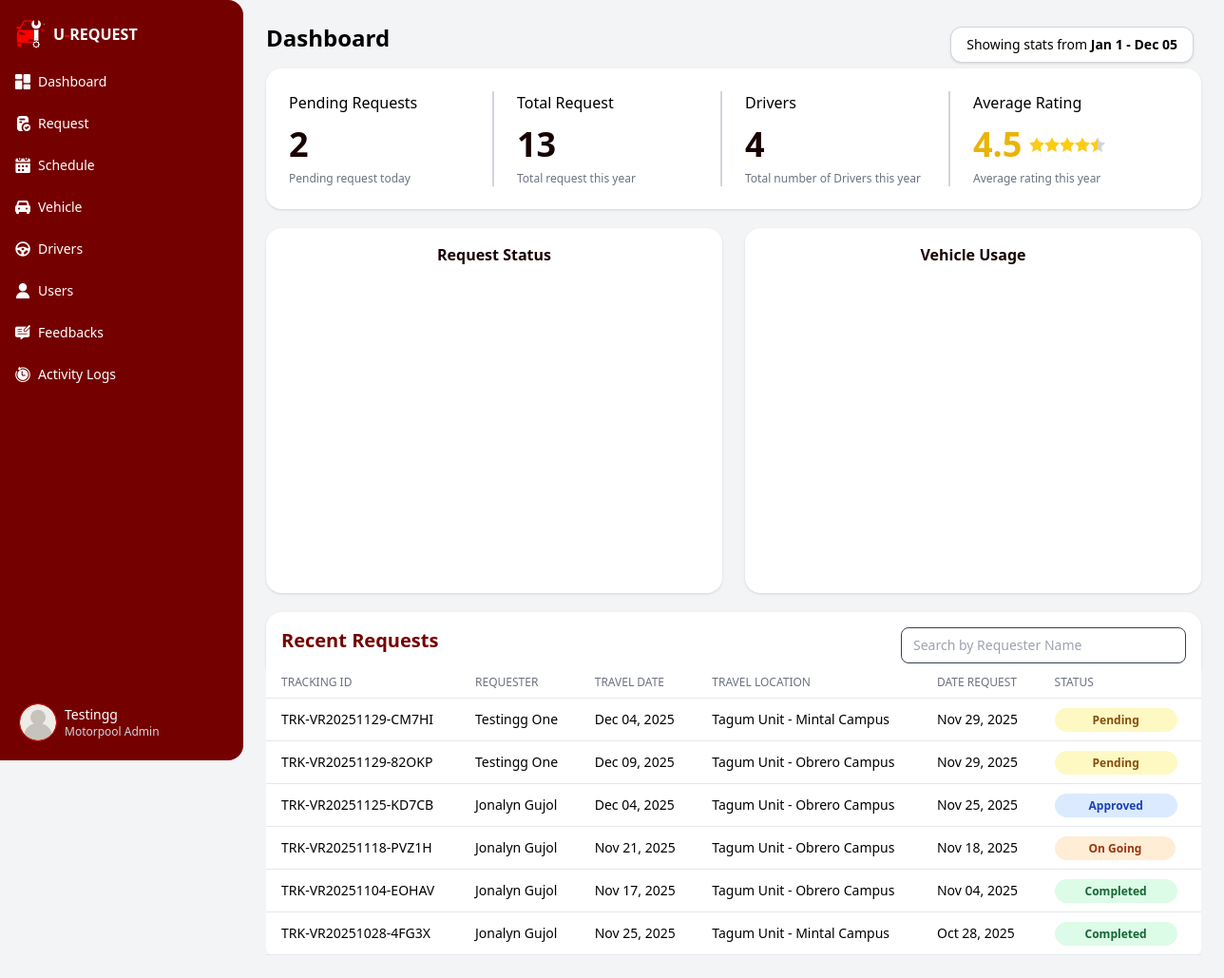
/app/modules/motorpool_admin/views/dashboard.php (signed in), run on the app's committed database.
### tables this page shows
CREATE TABLE `vehicle_request` (
  `control_no` int(11) NOT NULL AUTO_INCREMENT,
  `req_id` int(10) unsigned DEFAULT NULL,
  `date_request` datetime DEFAULT NULL,
  `tracking_id` varchar(50) DEFAULT NULL,
  `trip_purpose` varchar(100) DEFAULT NULL,
  `travel_destination` varchar(255) DEFAULT NULL,
  `travel_date` date DEFAULT NULL,
  `return_date` date DEFAULT NULL,
  `departure_time` time DEFAULT NULL,
  `return_time` time DEFAULT NULL,
  PRIMARY KEY (`control_no`),
  KEY `fk_vehicle_request_requester` (`req_id`),
  KEY `idx_tracking_id` (`tracking_id`),
  CONSTRAINT `fk_vehicle_request_requester` FOREIGN KEY (`req_id`) REFERENCES `requester` (`req_id`) ON DELETE SET NULL ON UPDATE CASCADE
);

### app/core/BaseModel.php (called while the page is built, shortened)
<?php
class BaseModel {
    protected $host = 'localhost';
    protected $user = 'root';
    protected $pass = '';
    protected $name = 'u_request';
    private function connect() {
        $this->db = @new mysqli($this->host, $this->user, $this->pass, $this->name);
    }
}

### app/controllers/DashboardController.php (called while the page is built, shortened)
<?php
require_once __DIR__ . '/../models/DashboardModel.php';
class DashboardController {
    private $model;
    public function __construct() {
        $this->model = new DashboardModel();
    }
    public function getDashboardData($year) {
        $summary = $this->model->getSummary($year);
        $monthly = $this->model->getMonthlyRequests($year);
        $data['summary'] = [
            'total_rrequests'   => $summary['total_rrequests'] ?? 0,
            'total_vrequests'   => $summary['total_vrequests'] ?? 0,
            'totalgPersonnel'   => $summary['totalgPersonnel'] ?? 0,
            'totalDrivers'      => $summary['totalDrivers'] ?? 0,
            'total_vrequests_p' => $summary['total_vrequests_p'] ?? 0,
            'total_user'        => $summary['total_user'] ?? 0,
            'total_admin'       => $summary['total_admin'] ?? 0,
            'total_pending'     => $summary['total_pending'] ?? 0,
            'total_requests'    => $summary['total_requests'] ?? 0
        ];
        $data['monthly'] = $monthly;
        return $data;
    }
}

### app/models/DashboardModel.php (called while the page is built, shortened)
<?php
require_once __DIR__ . '/../core/BaseModel.php';
class DashboardModel extends BaseModel  {
    public function getSummary($year) {
        $sql = "
            SELECT
                (
                    (SELECT COUNT(*) FROM request WHERE YEAR(request_date) = ?)
                ) AS total_rrequests,
                (
                    (SELECT COUNT(*) FROM vehicle_request WHERE YEAR(date_request) = ?)
                ) AS total_vrequests,
                (
                    (SELECT COUNT(*) FROM gsu_personnel)
                ) AS totalgPersonnel,
                (
                    (SELECT COUNT(*) FROM requester)
                ) AS total_user,
                (
                    (SELECT COUNT(*) FROM administrator)
                ) AS total_admin,
                (
                   SELECT COUNT(*) FROM vw_requests WHERE req_status IN ('To Inspect', 'In Progress')
                ) AS total_pending,
                (
                   SELECT COUNT(*) FROM driver
                ) AS totalDrivers,
                (
                   SELECT COUNT(DISTINCT vr.tracking_id) AS pending_count
                    FROM vehicle_request vr
                    LEFT JOIN vehicle_request_assignment vra
                        ON vr.control_no = vra.control_no
                    WHERE vra.req_status = 'Pending'
                ) AS total_vrequests_p,
                (
                    (SELECT COUNT(*) FROM request WHERE YEAR(request_date) = ?)
                    +
                    (SELECT COUNT(*) FROM vehicle_request WHERE YEAR(date_request) = ?)
                ) AS total_requests
        ";
        $stmt = $this->db->prepare($sql);
        $stmt->bind_param("iiii", $year, $year, $year, $year);
        $stmt->execute();
        $result = $stmt->get_result()->fetch_assoc();
        return $result;
    }
    public function getMonthlyRequests($year) {
        $sqlFacility = "
            SELECT MONTH(request_date) AS month, COUNT(*) AS total
            FROM vw_requests
            WHERE YEAR(request_date) = ?
            GROUP BY MONTH(request_date)
        ";
        $stmt = $this->db->prepare($sqlFacility);
        $stmt->bind_param("i", $year);
        $stmt->execute();
        $rowsFacility = $stmt->get_result()->fetch_all(MYSQLI_ASSOC);
        $sqlVehicle = "
            SELECT MONTH(date_request) AS month, COUNT(*) AS total
            FROM vehicle_request
            WHERE YEAR(date_request) = ?
            GROUP BY MONTH(date_request)
        ";
        $stmt = $this->db->prepare($sqlVehicle);
        $stmt->bind_param("i", $year);
        $stmt->execute();
        $rowsVehicle = $stmt->get_result()->fetch_all(MYSQLI_ASSOC);
        $facility = array_fill(1, 12, 0);
        $vehicle  = array_fill(1, 12, 0);
        foreach ($rowsVehicle as $row) {
            $vehicle[(int)$row['month']] = (int)$row['total'];
        }
        return [
            'facility' => array_values($facility),
            'vehicle'  => array_values($vehicle)
        ];
    }
}

### app/controllers/RequestController.php (called while the page is built, shortened)
<?php
require_once __DIR__ . '/../models/RequestModel.php';
class RequestController {
    private $model;
    public function __construct() {
        $this->model = new RequestModel();
    }
    public function indexVehicle() {
        $requests = $this->model->getAllVehicleRequests();
        return [
            "requests" => $requests
        ];
    }
}
require_once __DIR__ . '/../models/RequestModel.php';

### app/models/RequestModel.php (called while the page is built, shortened)
<?php
require_once __DIR__ . '/../core/BaseModel.php';
class RequestModel extends BaseModel {
public function getAllVehicleRequests() {
  $query = "
    SELECT
        v.*,
        CONCAT(r.firstName, ' ', r.lastName) AS requester_name,
        r.contact,
        vr.vehicle_id,
        vr.driver_id,
        CONCAT(d.firstName, ' ', d.lastName) AS driver_name,
        vr.req_status,
        vr.approved_by,
        vr.reason,
        vl.vehicle_name,
        sf.source_of_fuel,
        sf.source_of_oil,
        sf.source_of_repair_maintenance,
        sf.source_of_driver_assistant_per_diem
    FROM vehicle_request v
    INNER JOIN requester r ON v.req_id = r.req_id
    LEFT JOIN vehicle_request_assignment vr ON v.control_no = vr.control_no
    LEFT JOIN vehicle vl ON vl.vehicle_id = vr.vehicle_id
    LEFT JOIN driver d ON d.driver_id = vr.driver_id
    LEFT JOIN source_of_fund sf ON v.control_no = sf.control_no
    ORDER BY v.date_request DESC;
";
    $result = $this->db->query($query);
    $requests = [];
    while ($row = $result->fetch_assoc()) {
    $control_no = $row['control_no'];
    $passengersQuery = "
        SELECT CONCAT(p.firstName, ' ', p.lastName) AS name
        FROM passengers p
        INNER JOIN vehicle_request_passengers vrp
        ON p.passenger_id = vrp.passenger_id
        WHERE vrp.control_no = '{$this->db->real_escape_string($control_no)}'
    ";
    $passengersResult = $this->db->query($passengersQuery);
    $passengers = [];
    if ($passengersResult) {
        while ($p = $passengersResult->fetch_assoc()) {
            $passengers[] = $p['name'];
        }
    }
    $row['passengers'] = $passengers;
    $row['passenger_count'] = count($passengers);
    $row['source_of_fuel'] = $row['source_of_fuel'] ?? 'N/A';
    $row['source_of_oil'] = $row['source_of_oil'] ?? 'N/A';
    $row['source_of_repair_maintenance'] = $row['source_of_repair_maintenance'] ?? 'N/A';
    $row['source_of_driver_assistant_per_diem'] = $row['source_of_driver_assistant_per_diem'] ?? 'N/A';
    $requests[] = $row;
}
    return $requests;
}
}

### app/modules/motorpool_admin/views/dashboard.php (the view, shortened to what this page needs)
<?php
require_once __DIR__ . '/../../../controllers/DashboardController.php';
require_once __DIR__ . '/../../../controllers/RequestController.php';
$con = new RequestController();
$data = $con->indexVehicle();
$requests = $data['requests'];
$controller = new DashboardController();
$year = $_GET['year'] ?? date('Y');
$data = $controller->getDashboardData($year);
$startDate = "Jan 1";
$endDate = date('M d');
$dateRange = "$startDate - $endDate";
?>
<!DOCTYPE html>
<html lang="en">
<head>
  <link rel="stylesheet" href="<?php echo PUBLIC_URL; ?>/assets/css/output.css" />
</head>
<body class="bg-gray-100">
  <?php include COMPONENTS_PATH . '/motorpool_menu.php';?>
<main class="ml-16 md:ml-64 flex flex-col min-h-screen transition-all duration-300">
    <div class="absolute top-7 right-8 bg-white p-2 px-4 rounded-xl shadow border border-gray-300 text-sm">
      Showing stats from <span class="font-semibold"><?= $dateRange ?></span>
    </div>
    <div class="p-6">
      <h1 class="text-2xl font-bold mb-4">Dashboard</h1>
      <div class="grid grid-cols-2 md:grid-cols-4 gap-6 mb-5 bg-white p-6 rounded-2xl shadow">
        <div class="border-r-2 border-gray-300">
          <h2 class="font-medium mb-3">Pending Requests</h2>
          <p class="text-4xl font-bold text-text mt-2">
            <?= isset($data['summary']['total_vrequests_p']) ? $data['summary']['total_vrequests_p'] : 0 ?>
          </p>
          <p class="text-xs text-gray-500 font-medium mt-2">Pending request today</p>
        </div>
        <div class="border-r-2 border-gray-300">
          <h2 class="font-medium mb-3">Total Request</h2>
          <p class="text-4xl font-bold text-text mt-2">
            <?= isset($data['summary']['total_vrequests']) ? $data['summary']['total_vrequests'] : 0 ?>
          </p>
          <p class="text-xs text-gray-500 font-medium mt-2">Total request this year</p>
        </div>
        <div class="border-r-2 border-gray-300">
          <h2 class="font-medium mb-3">Drivers</h2>
          <p class="text-4xl font-bold text-text mt-2">
            <?= isset($data['summary']['totalDrivers']) ? $data['summary']['totalDrivers'] : 0 ?>
          </p>
          <p class="text-xs text-gray-500 font-medium mt-2">Total number of Drivers this year</p>
        </div>
        <div>
          <h2 class="font-medium mb-3">Average Rating</h2>
          <div class="flex items-center space-x-2 mt-2">
            <span class="text-4xl font-bold text-yellow-500">4.5</span>
            <div id="averageStars" class="flex"></div>
          </div>
          <p class="text-xs text-gray-500 font-medium mt-2">Average rating this year</p>
        </div>
      </div>
      <div class="grid md:grid-cols-2 gap-6 mb-5">
       <div class="bg-white p-4 rounded-2xl shadow">
          <h3 class="font-semibold text-text text-base text-center mb-2">Request Status</h3>
          <div class="w-full h-80 flex justify-center">
            <canvas id="requestStatusChart"></canvas>
          </div>
        </div>
        <div class="bg-white p-4 rounded-2xl shadow">
          <h3 class="font-semibold text-text text-base text-center mb-2">Vehicle Usage</h3>
          <div class="w-full h-80 flex justify-center">
            <canvas id="vehicleUsageChart"></canvas>
          </div>
        </div>
      </div>
      <div class="flex justify-between bg-white p-4 pb-1 rounded-t-2xl shadow">
        <h3 class="text-xl font-bold text-primary mb-1 order-1">Recent Requests</h3>
        <input type="text" id="searchRequests" placeholder="Search by Requester Name" class="flex-right min-w-[300px] input-field order-2">
      </div>
      <table class="min-w-full divide-y divide-gray-200 bg-white rounded-b-lg p-2">
        <thead class="bg-white sticky top-0">
            <tr>
              <th class="pl-4 py-2 text-left text-xs font-medium text-gray-500 uppercase">Tracking ID</th>
              <th class="px-4 py-2 text-left text-xs font-medium text-gray-500 uppercase">Requester</th>
              <th class="px-4 py-2 text-left text-xs font-medium text-gray-500 uppercase">Travel Date</th>
              <th class="px-4 py-2 text-left text-xs font-medium text-gray-500 uppercase">Travel Location</th>
              <th class="px-4 py-2 text-left text-xs font-medium text-gray-500 uppercase">Date Request</th>
              <th class="px-4 py-2 text-left text-xs font-medium text-gray-500 uppercase rounded-tr-lg">Status</th>
                </tr>
              </thead>
              <tbody id="requestsTable" class="text-sm">
                <?php if (!empty($requests)): ?>
                  <?php foreach ($requests as $row): ?>
                    <tr
                      class="border-b hover:bg-gray-100 cursor-pointer"
                      data-status="<?= htmlspecialchars($row['req_status']) ?>"
                      data-date="<?= htmlspecialchars(date('Y-m-d', strtotime($row['date_request']))) ?>"
                      @click="selectRow({
                        control_no: '<?= htmlspecialchars($row['control_no']) ?>',
                        tracking_id: '<?= htmlspecialchars($row['tracking_id']) ?>',
                        requester_name: '<?= htmlspecialchars($row['requester_name']) ?>',
                        travel_destination: '<?= htmlspecialchars($row['travel_destination']) ?>',
                        date_request: '<?= htmlspecialchars(date('M d, Y', strtotime($row['date_request']))) ?>',
                        travel_date: '<?= htmlspecialchars(date('M d, Y', strtotime($row['travel_date']))) ?>',
                        trip_purpose: '<?= htmlspecialchars($row['trip_purpose']) ?>',
                        req_status: '<?= htmlspecialchars($row['req_status']) ?>'
                      })"
                    >
                      <td class="px-4 py-3"><?= htmlspecialchars($row['tracking_id']) ?></td>
                      <td class="px-4 py-3"><?= htmlspecialchars($row['requester_name']) ?></td>
                      <td class="px-4 py-3"><?= htmlspecialchars(date('M d, Y', strtotime($row['travel_date']))) ?></td>
                      <td class="px-4 py-3"><?= htmlspecialchars($row['travel_destination']) ?></td>
                      <td class="px-4 py-3"><?= htmlspecialchars(date('M d, Y', strtotime($row['date_request']))) ?></td>
                      <td class="px-4 py-3">
                        <?php if ($row['req_status'] === 'Completed'): ?>
                            <span class="px-8 py-1 rounded-full text-xs font-semibold bg-green-100 text-green-800">
                                Completed
                            </span>
                        <?php elseif ($row['req_status'] === 'Pending'): ?>
                            <span class="px-10 py-1 rounded-full text-xs font-semibold bg-yellow-100 text-yellow-800">
                                Pending
                            </span>
                        <?php elseif ($row['req_status'] === 'Approved'): ?>
                            <span class="px-9 py-1 rounded-full text-xs font-semibold bg-blue-100 text-blue-800">
                                Approved
                            </span>
                        <?php elseif ($row['req_status'] === 'On Going'): ?>
                            <span class="px-9 py-1 rounded-full text-xs font-semibold bg-orange-100 text-orange-800">
                                On Going
                            </span>
                        <?php endif; ?>
                      </td>
                    </tr>
                  <?php endforeach; ?>
                <?php else: ?>
                  <tr><td colspan="6" class="text-center py-3 text-gray-400">No vehicle requests found</td></tr>
                <?php endif; ?>
          </tbody>
       </table>
    </div>
  </main>
</body>
</html>

### data on the page
vehicle_request: tracking "TRK-VR20251129-CM7HI", requester_name "Testingg One", travel_date "Dec 04, 2025", travel_destination "Tagum Unit - Mintal Campus", date_request "Nov 29, 2025", shows "Pending"
vehicle_request: tracking "TRK-VR20251129-82OKP", requester_name "Testingg One", travel_date "Dec 09, 2025", travel_destination "Tagum Unit - Obrero Campus", date_request "Nov 29, 2025", shows "Pending"
vehicle_request: tracking "TRK-VR20251125-KD7CB", requester_name "Jonalyn Gujol", travel_date "Dec 04, 2025", travel_destination "Tagum Unit - Obrero Campus", date_request "Nov 25, 2025", shows "Approved"
vehicle_request: tracking "TRK-VR20251118-PVZ1H", requester_name "Jonalyn Gujol", travel_date "Nov 21, 2025", travel_destination "Tagum Unit - Obrero Campus", date_request "Nov 18, 2025", shows "On Going"
vehicle_request: tracking "TRK-VR20251104-EOHAV", requester_name "Jonalyn Gujol", travel_date "Nov 17, 2025", travel_destination "Tagum Unit - Obrero Campus", date_request "Nov 04, 2025", shows "Completed"
vehicle_request: tracking "TRK-VR20251028-4FG3X", requester_name "Jonalyn Gujol", travel_date "Nov 25, 2025", travel_destination "Tagum Unit - Mintal Campus", date_request "Oct 28, 2025", shows "Completed"

### other printed values
$_SESSION['full_name'] "Testingg"
$data['summary']['total_vrequests_p'] "2"
$data['summary']['total_vrequests'] "13"
$data['summary']['totalDrivers'] "4"
